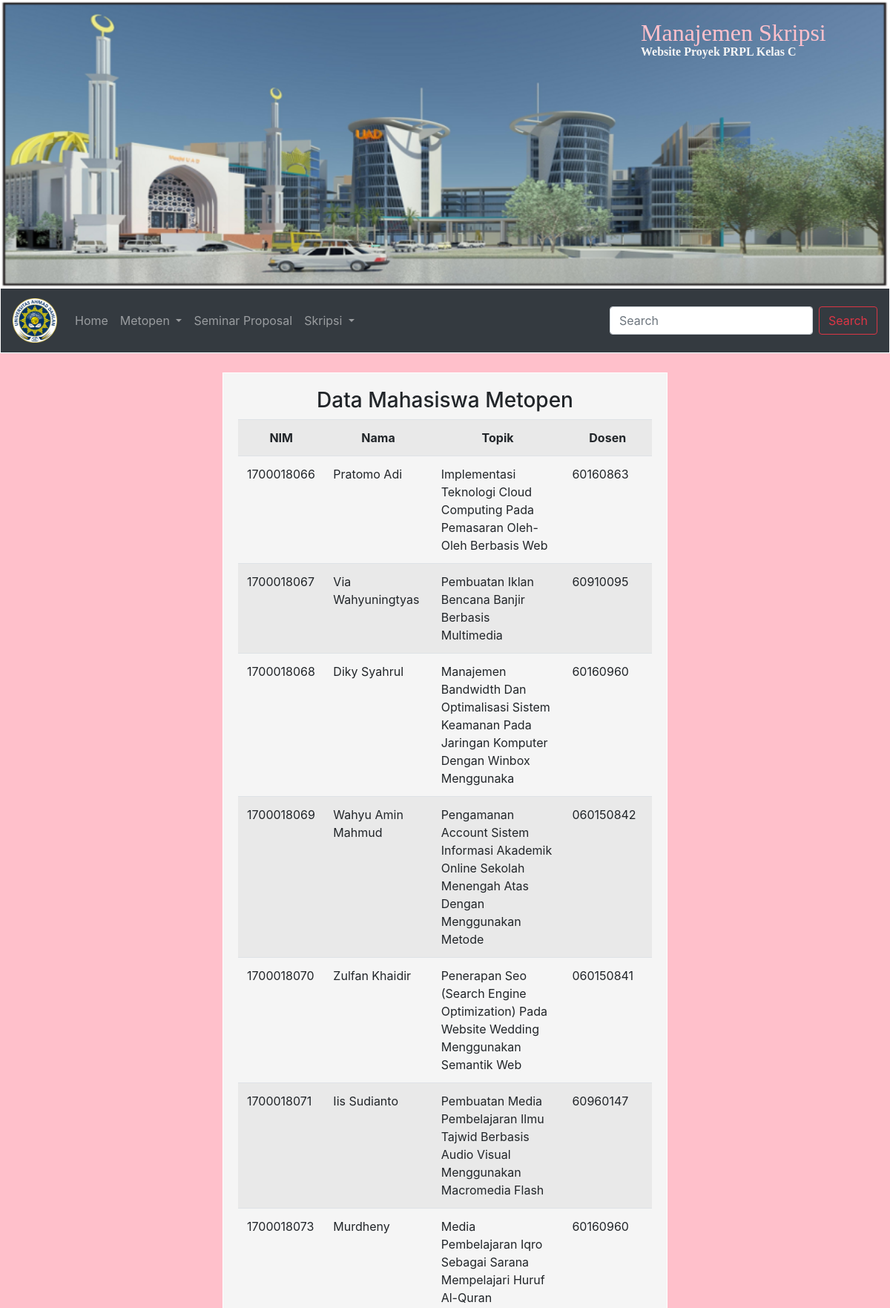
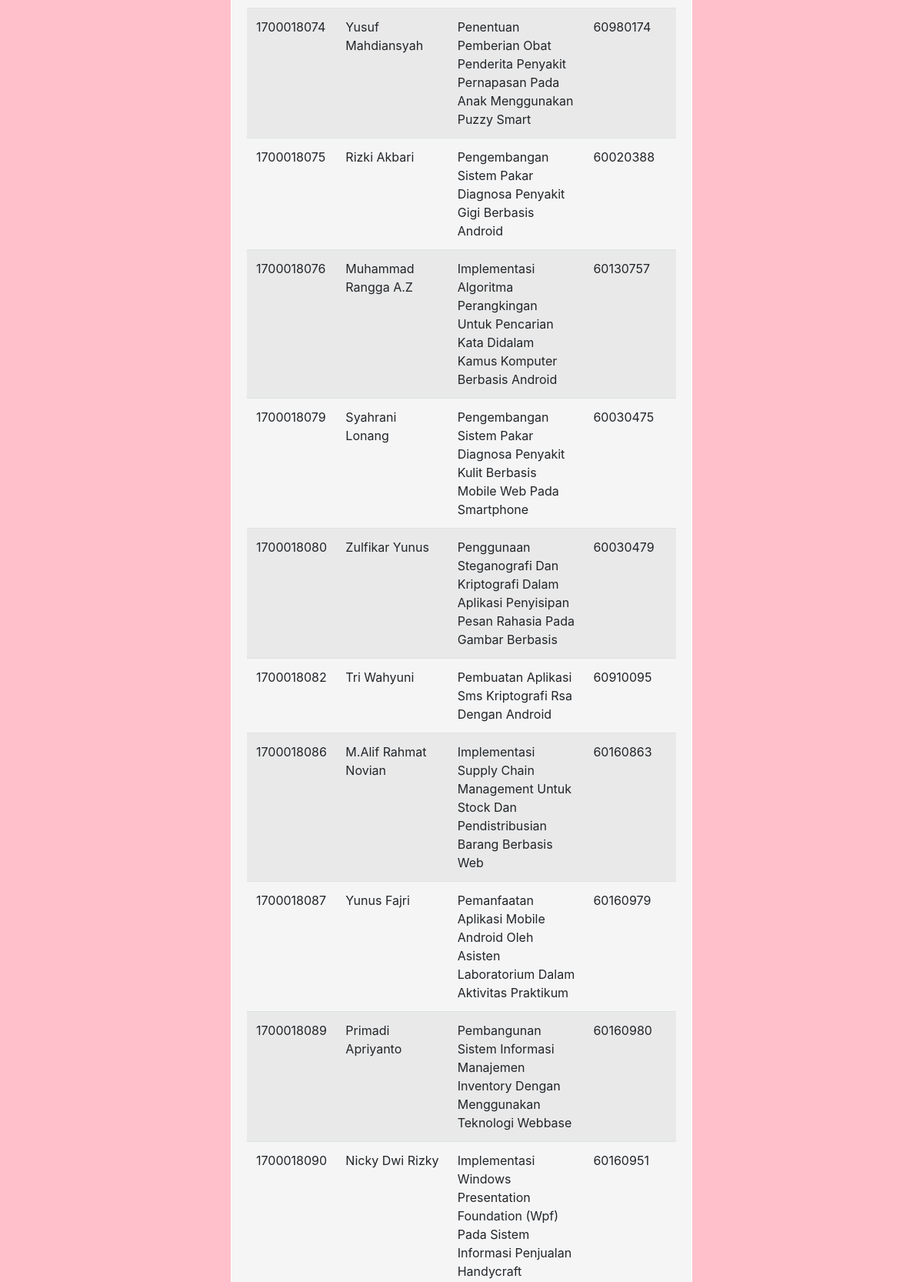
The page /out.php (upper part) on the database its author committed (2 pictures, top to bottom).
### tables this page shows
CREATE TABLE `mahasiswa_metopen` (
  `nim` varchar(15) NOT NULL,
  `nama` varchar(50) NOT NULL,
  `jenis_kelamin` enum('Laki-laki','Perempuan') NOT NULL,
  `topik` varchar(100) NOT NULL,
  `dosen` varchar(50) NOT NULL,
  `bidang_minat` enum('Rekayasa Perangkat Lunak','Sistem Cerdas','Multimedia','Sistem Informasi','Media Pembelajaran') NOT NULL,
  `status` enum('metopen','skripsi','lulus','gagal') NOT NULL,
  `tanggal_mulai` date NOT NULL
);

### database.php (called while the page is built, shortened)
<?php
class Database
{
	private $host ,$user,$pass,$database,$conn,$result;
	function __construct(){
		$this->host="localhost";
		$this->user="root";
		$this->pass="";
		$this->database="manajemen_skripsi_rpl";
	}
	public function connect(){
		$this->conn=mysqli_connect($this->host,$this->user,$this->pass);
		mysqli_select_db($this->conn,$this->database);
	}
	public function eksekusi($query){
		$this->result=mysqli_query($this->conn,$query);
	}
	public function getMhs(){
		$query="SELECT * FROM mahasiswa_metopen";
		$d=$this->eksekusi($query);
		return $this->result;
	}
}
 ?>

### out.php (the view, shortened to what this page needs)
<?php
	require_once('database.php');
	$akses = new Database();
	$akses->connect();
 ?>
<!doctype html>
<html lang="en">
  <head>
    <link rel="stylesheet" href="https://maxcdn.bootstrapcdn.com/bootstrap/4.0.0/css/bootstrap.min.css">
  </head>
  <body bgcolor="pink">
    <table border="0" width="100%" height="20%">
      <tr>
        <td>
          <img src="head.png" alt="logo" style="width:100%; height:30%; position: relative; z-index: 1; top: 0px;">
          <b><h2 style="position: absolute; top: 25px; left: 72%; z-index: 2; color: pink; font-family: Cooper Black;">Manajemen Skripsi</h2>
          <p style="position: absolute; top: 58px; left: 72%; z-index: 2; color: #F5F5F5; font-family: Times New Roman;">Website Proyek PRPL Kelas C</p></b>
        </td>
      </tr>
    </table>
    <table border="0" width="100%" height="10%">
      <tr>
        <td>
          <nav class="navbar navbar-expand-lg navbar-dark bg-dark">
            <a class="navbar-brand"><img src="logo.png" alt="Logo" style="width:60px;"></a>
            <div class="collapse navbar-collapse" id="navb">
              <ul class="navbar-nav mr-auto">
                <li class="nav-item">
                  <a class="nav-link" href="index.php">Home</a>
                </li>
                <li class="nav-item dropdown">
                  <a class="nav-link dropdown-toggle" href="#" id="navbarDropdownMenuLink" data-toggle="dropdown" aria-haspopup="true" aria-expanded="false">
                    Metopen
                  </a>
                </li>
                <li class="nav-item">
                  <a class="nav-link" href="#">Seminar Proposal</a>
                </li>
                <li class="nav-item dropdown">
                  <a class="nav-link dropdown-toggle" href="#" id="navbarDropdownMenuLink" data-toggle="dropdown" aria-haspopup="true" aria-expanded="false">
                    Skripsi
                  </a>
                </li>
              </ul>
              <form class="form-inline my-2 my-lg-0">
                <input class="form-control mr-sm-2" type="text" placeholder="Search">
                <button class="btn btn-outline-danger" type="button">Search</button>
              </form>
            </div>
          </nav>
        </td>
      </tr>
    </table>
    <table border="0" width="100%" height="100%" align="center">
      <tr><td colspan="3" bgcolor="pink"><br></td></tr>
      <tr>
        <td width="25%" bgcolor="pink" rowspan="2"></td>
        <td width="50%">
          <table cellpadding="20"width="100%" border="0"  height="100%">
            <tr>
              <td bgcolor="#F5F5F5">
                <center><h3>Data Mahasiswa Metopen</h3>
					<table class="table table-striped">
						<tr align="center">
							<th>NIM</th>
							<th>Nama</th>
							<th>Topik</th>
							<th>Dosen</th>
						</tr>
						<?php
							foreach ($akses->getMhs() as $key) {
								echo "
								<tr>
									<td>$key[nim]</td>
									<td>$key[nama]</td>
									<td>$key[topik]</td>
									<td>$key[dosen]</td>
								</tr>
								";
							}
						 ?>
					</table>
					</center>
              </td>
            </tr>
          </table>
        </td>
        <td width="25%" bgcolor="pink" rowspan="2"></td>
      </tr>
    </table>
  </body>
</html>

### rows shown on the page
mahasiswa_metopen: nim "1700018066", nama "Pratomo Adi", topik "Implementasi Teknologi Cloud Computing Pada Pemasaran Oleh-Oleh Berbasis Web", dosen "60160863"
mahasiswa_metopen: nim "1700018067", nama "Via Wahyuningtyas", topik "Pembuatan Iklan Bencana Banjir Berbasis Multimedia", dosen "60910095"
mahasiswa_metopen: nim "1700018068", nama "Diky Syahrul", topik "Manajemen Bandwidth Dan Optimalisasi Sistem Keamanan Pada Jaringan Komputer Dengan Winbox Menggunaka", dosen "60160960"
mahasiswa_metopen: nim "1700018069", nama "Wahyu Amin Mahmud", topik "Pengamanan Account Sistem Informasi Akademik Online Sekolah Menengah Atas Dengan Menggunakan Metode", dosen "060150842"
mahasiswa_metopen: nim "1700018070", nama "Zulfan Khaidir", topik "Penerapan Seo (Search Engine Optimization) Pada Website Wedding Menggunakan Semantik Web", dosen "060150841"
mahasiswa_metopen: nim "1700018071", nama "Iis Sudianto", topik "Pembuatan Media Pembelajaran Ilmu Tajwid Berbasis Audio Visual Menggunakan Macromedia Flash", dosen "60960147"
mahasiswa_metopen: nim "1700018073", nama "Murdheny", topik "Media Pembelajaran Iqro Sebagai Sarana Mempelajari Huruf Al-Quran", dosen "60160960"
mahasiswa_metopen: nim "1700018074", nama "Yusuf Mahdiansyah", topik "Penentuan Pemberian Obat Penderita Penyakit Pernapasan Pada Anak Menggunakan Puzzy Smart", dosen "60980174"
mahasiswa_metopen: nim "1700018075", nama "Rizki Akbari", topik "Pengembangan Sistem Pakar Diagnosa Penyakit Gigi Berbasis Android", dosen "60020388"
mahasiswa_metopen: nim "1700018076", nama "Muhammad Rangga A.Z", topik "Implementasi Algoritma Perangkingan Untuk Pencarian Kata Didalam Kamus Komputer Berbasis Android", dosen "60130757"
mahasiswa_metopen: nim "1700018079", nama "Syahrani Lonang", topik "Pengembangan Sistem Pakar Diagnosa Penyakit Kulit Berbasis Mobile Web Pada Smartphone", dosen "60030475"
mahasiswa_metopen: nim "1700018080", nama "Zulfikar Yunus", topik "Penggunaan Steganografi Dan Kriptografi Dalam Aplikasi Penyisipan Pesan Rahasia Pada Gambar Berbasis", dosen "60030479"
mahasiswa_metopen: nim "1700018082", nama "Tri Wahyuni", topik "Pembuatan Aplikasi Sms Kriptografi Rsa Dengan Android", dosen "60910095"
mahasiswa_metopen: nim "1700018086", nama "M.Alif Rahmat Novian", topik "Implementasi Supply Chain Management Untuk Stock Dan Pendistribusian Barang Berbasis Web", dosen "60160863"
mahasiswa_metopen: nim "1700018087", nama "Yunus Fajri", topik "Pemanfaatan Aplikasi Mobile Android Oleh Asisten Laboratorium Dalam Aktivitas Praktikum", dosen "60160979"
mahasiswa_metopen: nim "1700018089", nama "Primadi Apriyanto", topik "Pembangunan Sistem Informasi Manajemen Inventory Dengan Menggunakan Teknologi Webbase", dosen "60160980"
mahasiswa_metopen: nim "1700018090", nama "Nicky Dwi Rizky", topik "Implementasi Windows Presentation Foundation (Wpf) Pada Sistem Informasi Penjualan Handycraft", dosen "60160951"
